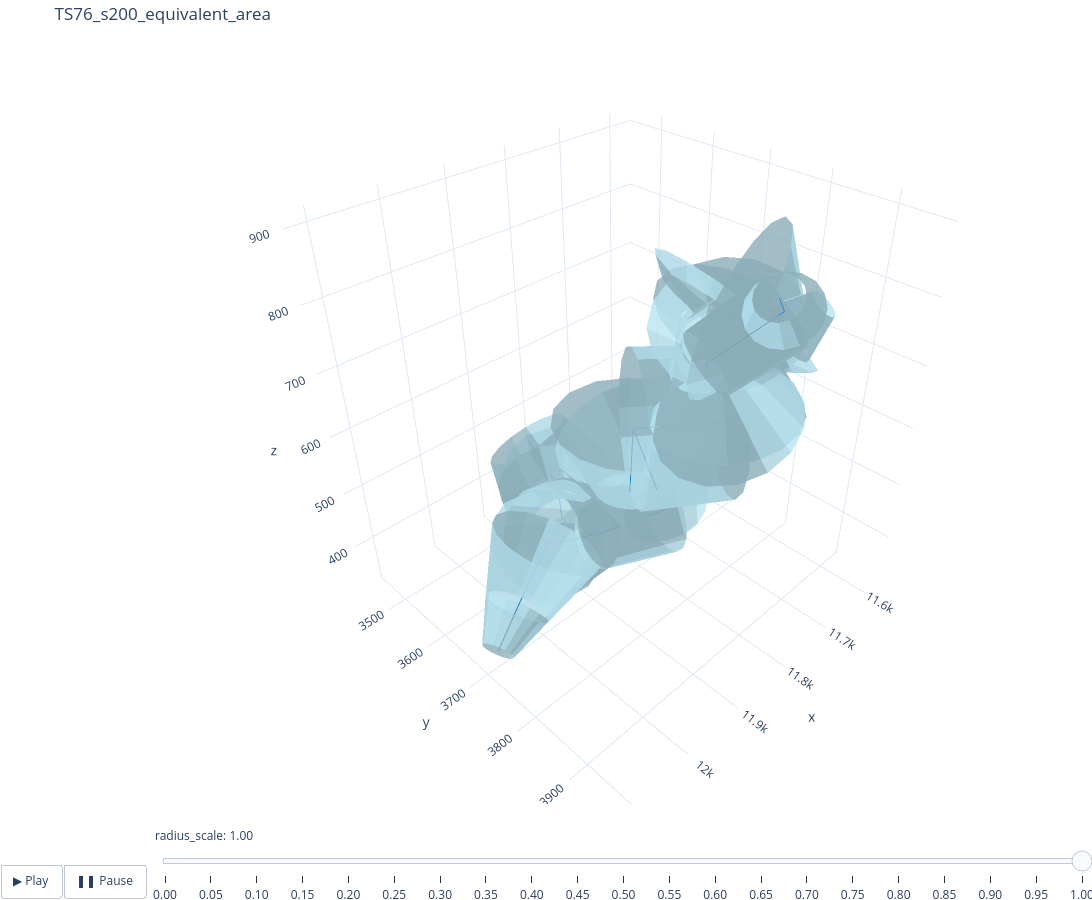

Here is the notebook cell this chart was saved with:
### Code cell
# plot using swctools
make_html = True

swc_filepath = f"{swc_out_dir}/TS{spine_idx}_s{max_edge_length}_{radius_strategy}.swc"
model = SWCModel.from_swc_file(swc_filepath)
model.print_attributes(node_info=False, edge_info=False)
frusta = FrustaSet.from_swc_model(model)
title = f"TS{spine_idx}_s{max_edge_length}_{radius_strategy}"
fig = plot_model(swc_model=model, frusta=frusta, slider=True, title=title)
fig.show()
if make_html:
    fig.write_html(f"../viz/TS{spine_idx}_s{max_edge_length}_{radius_strategy}.html")

### Figure 1 — Plotly figure (JSON) as saved in the notebook; plotly's stock layout.template omitted (floating-point values rounded to 4 significant figures; data arrays with more than 128 entries replaced by an {"elided": "..."} marker saying what was removed)
{"data": [{"color": "lightblue", "flatshading": true, "i": {"elided": "736 int values"}, "j": {"elided": "736 int values"}, "k": {"elided": "736 int values"}, "name": "frusta", "opacity": 0.8, "type": "mesh3d", "x": {"elided": "736 float values"}, "y": {"elided": "736 float values"}, "z": {"elided": "736 float values"}}, {"line": {"color": "#1f77b4", "width": 2}, "mode": "lines", "name": "centroid", "type": "scatter3d", "x": [11830.0, 11840.0, null, 11840.0, 11840.0, null, 11840.0, 11880.0, null, 11880.0, 11900.0, null, 11900.0, 11968, null, 11968, 11940.0, null, 11968, 12060.0, null, 11940.0, 11890.0, null, 11890.0, 11920.0, null, 11920.0, 11980.0, null, 11920.0, 11830.0, null, 11830.0, 11750.0, null, 11830.0, 11870.0, null, 11750.0, 11720.0, null, 11720.0, 11700.0, null, 11700.0, 11680.0, null, 11700.0, 11690.0, null, 11680.0, 11630.0, null, 11690.0, 11640.0, null, 11640.0, 11590.0, null, 11870.0, 11810.0, null, 11810.0, 11790.0, null, 12060.0, 12100.0, null], "y": [3518.0, 3562.0, null, 3562.0, 3487.0, null, 3562.0, 3613.0, null, 3613.0, 3639.0, null, 3639.0, 3681.0, null, 3681.0, 3756.0, null, 3681.0, 3719.0, null, 3756.0, 3828.0, null, 3828.0, 3803.0, null, 3803.0, 3858.0, null, 3803.0, 3869.0, null, 3869.0, 3793.0, null, 3869.0, 3866.0, null, 3793.0, 3763.0, null, 3763.0, 3757.0, null, 3757.0, 3747.0, null, 3757.0, 3762.0, null, 3747.0, 3704.0, null, 3762.0, 3815.0, null, 3815.0, 3832.0, null, 3866.0, 3922.0, null, 3922.0, 3896.0, null, 3719.0, 3727.0, null], "z": [371.6, 424.1, null, 424.1, 470.4, null, 424.1, 414.1, null, 414.1, 431.1, null, 431.1, 459.3, null, 459.3, 508.9, null, 459.3, 426.5, null, 508.9, 564.1, null, 564.1, 695.6, null, 695.6, 665.6, null, 695.6, 691.2, null, 691.2, 725.3, null, 691.2, 790.8, null, 725.3, 723.8, null, 723.8, 733.2, null, 733.2, 692.4, null, 733.2, 750.1, null, 692.4, 695.9, null, 750.1, 715.4, null, 715.4, 746.3, null, 790.8, 855.9, null, 855.9, 853.1, null, 426.5, 382.8, null]}], "layout": {"height": 900, "margin": {"b": 0, "l": 0, "r": 0, "t": 40}, "scene": {"aspectmode": "data"}, "showlegend": false, "sliders": [{"active": 20, "currentvalue": {"prefix": "radius_scale: ", "visible": true}, "steps": [{"args": [["scale=0.00"], {"frame": {"duration": 0}, "mode": "immediate", "transition": {"duration": 0}}], "label": "0.00", "method": "animate"}, {"args": [["scale=0.05"], {"frame": {"duration": 0}, "mode": "immediate", "transition": {"duration": 0}}], "label": "0.05", "method": "animate"}, {"args": [["scale=0.10"], {"frame": {"duration": 0}, "mode": "immediate", "transition": {"duration": 0}}], "label": "0.10", "method": "animate"}, {"args": [["scale=0.15"], {"frame": {"duration": 0}, "mode": "immediate", "transition": {"duration": 0}}], "label": "0.15", "method": "animate"}, {"args": [["scale=0.20"], {"frame": {"duration": 0}, "mode": "immediate", "transition": {"duration": 0}}], "label": "0.20", "method": "animate"}, {"args": [["scale=0.25"], {"frame": {"duration": 0}, "mode": "immediate", "transition": {"duration": 0}}], "label": "0.25", "method": "animate"}, {"args": [["scale=0.30"], {"frame": {"duration": 0}, "mode": "immediate", "transition": {"duration": 0}}], "label": "0.30", "method": "animate"}, {"args": [["scale=0.35"], {"frame": {"duration": 0}, "mode": "immediate", "transition": {"duration": 0}}], "label": "0.35", "method": "animate"}, {"args": [["scale=0.40"], {"frame": {"duration": 0}, "mode": "immediate", "transition": {"duration": 0}}], "label": "0.40", "method": "animate"}, {"args": [["scale=0.45"], {"frame": {"duration": 0}, "mode": "immediate", "transition": {"duration": 0}}], "label": "0.45", "method": "animate"}, {"args": [["scale=0.50"], {"frame": {"duration": 0}, "mode": "immediate", "transition": {"duration": 0}}], "label": "0.50", "method": "animate"}, {"args": [["scale=0.55"], {"frame": {"duration": 0}, "mode": "immediate", "transition": {"duration": 0}}], "label": "0.55", "method": "animate"}, {"args": [["scale=0.60"], {"frame": {"duration": 0}, "mode": "immediate", "transition": {"duration": 0}}], "label": "0.60", "method": "animate"}, {"args": [["scale=0.65"], {"frame": {"duration": 0}, "mode": "immediate", "transition": {"duration": 0}}], "label": "0.65", "method": "animate"}, {"args": [["scale=0.70"], {"frame": {"duration": 0}, "mode": "immediate", "transition": {"duration": 0}}], "label": "0.70", "method": "animate"}, {"args": [["scale=0.75"], {"frame": {"duration": 0}, "mode": "immediate", "transition": {"duration": 0}}], "label": "0.75", "method": "animate"}, {"args": [["scale=0.80"], {"frame": {"duration": 0}, "mode": "immediate", "transition": {"duration": 0}}], "label": "0.80", "method": "animate"}, {"args": [["scale=0.85"], {"frame": {"duration": 0}, "mode": "immediate", "transition": {"duration": 0}}], "label": "0.85", "method": "animate"}, {"args": [["scale=0.90"], {"frame": {"duration": 0}, "mode": "immediate", "transition": {"duration": 0}}], "label": "0.90", "method": "animate"}, {"args": [["scale=0.95"], {"frame": {"duration": 0}, "mode": "immediate", "transition": {"duration": 0}}], "label": "0.95", "method": "animate"}, {"args": [["scale=1.00"], {"frame": {"duration": 0}, "mode": "immediate", "transition": {"duration": 0}}], "label": "1.00", "method": "animate"}]}], "title": {"text": "TS76_s200_equivalent_area"}, "updatemenus": [{"buttons": [{"args": [null, {"frame": {"duration": 0}, "fromcurrent": true, "transition": {"duration": 0}}], "label": "▶ Play", "method": "animate"}, {"args": [[null], {"frame": {"duration": 0}, "mode": "immediate", "transition": {"duration": 0}}], "label": "❚❚ Pause", "method": "animate"}], "direction": "left", "pad": {"r": 10, "t": 60}, "showactive": false, "type": "buttons", "x": 0, "y": 0}], "width": 1200}}
